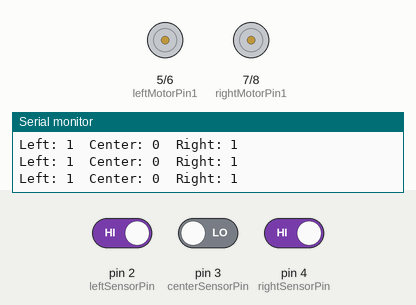
Bench run of a sketch on a simulated Arduino Uno, built with avr-gcc and run on an emulated ATmega328P. Shown: motor-driver pin pairs drawn as motors (green arrow = first pin HIGH = forward, orange = second pin HIGH = backward, longer = more drive), the last lines printed to the serial monitor. The inputs (shaded band) are chosen by the test bench; at power-on: pin 2 (leftSensorPin) HIGH, pin 3 (centerSensorPin) LOW, pin 4 (rightSensorPin) HIGH.

Above: at 1.2 s.
1.3 s: pin 2 (leftSensorPin) driven LOW
At 2.1 s:
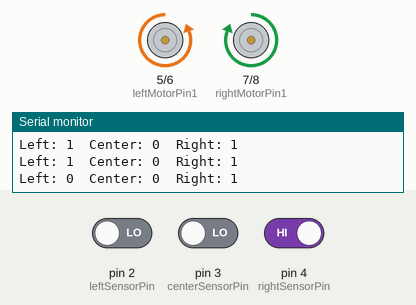
4.3 s: pin 3 (centerSensorPin) driven HIGH
At 5.5 s:
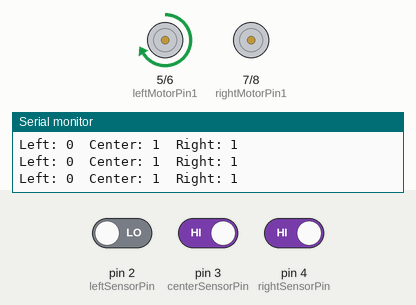
5.8 s: pin 4 (rightSensorPin) driven LOW
At 6.6 s:
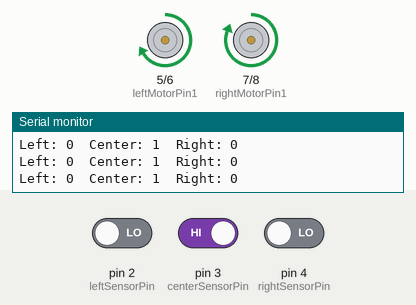
7.3 s: pin 4 (rightSensorPin) driven HIGH
At 8.8 s:
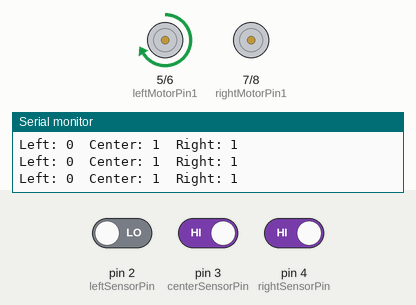
10.3 s: pin 2 (leftSensorPin) driven HIGH and pin 3 (centerSensorPin) driven LOW and pin 4 (rightSensorPin) driven LOW
At 10.9 s:
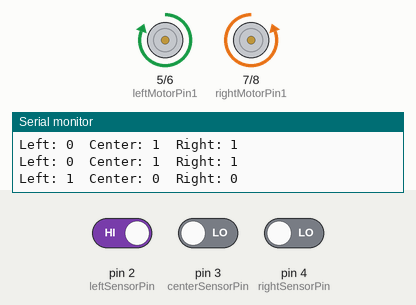
13.3 s: pin 2 (leftSensorPin) driven LOW
At 14.4 s:
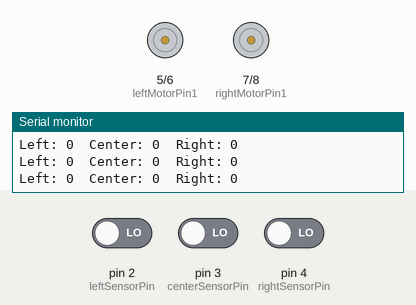
Timing chart, 0 to 16.3 s (numbered marks = the images above; inputs shaded):
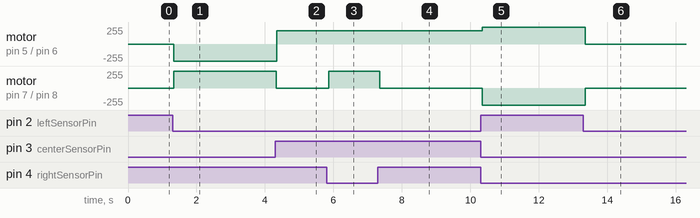

Measured:
- after the input at 1.3 s, motor on pin 5 (leftMotorPin1) / pin 6 (leftMotorPin2): stopped → backward 255/255 at once; motor on pin 7 (rightMotorPin1) / pin 8 (rightMotorPin2): stopped → forward 255/255 at once
- after the input at 4.3 s, motor on pin 5 (leftMotorPin1) / pin 6 (leftMotorPin2): backward 255/255 → forward 200/255 at once; motor on pin 7 (rightMotorPin1) / pin 8 (rightMotorPin2): forward 255/255 → stopped at once
- after the input at 5.8 s, motor on pin 7 (rightMotorPin1) / pin 8 (rightMotorPin2): stopped → forward 255/255 after 0.06 s
- after the input at 7.3 s, motor on pin 7 (rightMotorPin1) / pin 8 (rightMotorPin2): forward 255/255 → stopped after 0.06 s
- after the input at 10.3 s, motor on pin 5 (leftMotorPin1) / pin 6 (leftMotorPin2): forward 200/255 → forward 255/255 after 0.05 s; motor on pin 7 (rightMotorPin1) / pin 8 (rightMotorPin2): stopped → backward 255/255 after 0.05 s
- after the input at 13.3 s, motor on pin 5 (leftMotorPin1) / pin 6 (leftMotorPin2): forward 255/255 → stopped after 0.05 s; motor on pin 7 (rightMotorPin1) / pin 8 (rightMotorPin2): backward 255/255 → stopped after 0.05 s

The sketch:

3_ir_sensor_lfr.ino
```cpp
// Define IR sensor pins
const int leftSensorPin = 2;
const int centerSensorPin = 3;
const int rightSensorPin = 4;

// Define motor control pins
const int leftMotorPin1 = 5;
const int leftMotorPin2 = 6;
const int rightMotorPin1 = 7;
const int rightMotorPin2 = 8;

// Define speed variables for motor control
int leftMotorSpeed = 200; // adjust as needed
int rightMotorSpeed = 200; // adjust as needed

void setup() {
  // Initialize serial communication for debugging
  Serial.begin(9600);

  // Set motor control pins as outputs
  pinMode(leftMotorPin1, OUTPUT);
  pinMode(leftMotorPin2, OUTPUT);
  pinMode(rightMotorPin1, OUTPUT);
  pinMode(rightMotorPin2, OUTPUT);
}

void loop() {
  // Read sensor values
  int leftSensorValue = digitalRead(leftSensorPin);
  int centerSensorValue = digitalRead(centerSensorPin);
  int rightSensorValue = digitalRead(rightSensorPin);

  // Debugging: print sensor values
  Serial.print("Left: ");
  Serial.print(leftSensorValue);
  Serial.print("  Center: ");
  Serial.print(centerSensorValue);
  Serial.print("  Right: ");
  Serial.println(rightSensorValue);

  // Line following logic
  if (leftSensorValue == LOW && centerSensorValue == HIGH && rightSensorValue == LOW) {
    moveForward();
  } else if (leftSensorValue == HIGH && centerSensorValue == LOW && rightSensorValue == LOW) {
    // Turn right 90 degrees
    turn(1, 1000); // Right turn
  } else if (leftSensorValue == LOW && centerSensorValue == LOW && rightSensorValue == HIGH) {
    // Turn left 90 degrees
    turn(0, 1000); // Left turn
  } else if (centerSensorValue == HIGH) {
    // Adjust center alignment
    adjustCenter();
  } else {
    stopMotors();
  }
}

// Function to move the robot forward
void moveForward() {
  analogWrite(leftMotorPin1, leftMotorSpeed);
  digitalWrite(leftMotorPin2, LOW);
  analogWrite(rightMotorPin1, rightMotorSpeed);
  digitalWrite(rightMotorPin2, LOW);
}

// Function to turn left or right
void turn(int direction, int delayTime) {
  if (direction == 0) { // Left turn
    digitalWrite(leftMotorPin1, LOW);
    digitalWrite(leftMotorPin2, HIGH);
    digitalWrite(rightMotorPin1, HIGH);
    digitalWrite(rightMotorPin2, LOW);
  } else { // Right turn
    digitalWrite(leftMotorPin1, HIGH);
    digitalWrite(leftMotorPin2, LOW);
    digitalWrite(rightMotorPin1, LOW);
    digitalWrite(rightMotorPin2, HIGH);
  }
  delay(delayTime); // Adjust delay as needed for your robot to complete the turn
  stopMotors();
}

// Function to adjust center alignment
void adjustCenter() {
  analogWrite(leftMotorPin1, leftMotorSpeed);
  digitalWrite(leftMotorPin2, LOW);
  analogWrite(rightMotorPin1, rightMotorSpeed / 2); // Reduce right motor speed for center adjustment
  digitalWrite(rightMotorPin2, LOW);
}

// Function to stop the motors
void stopMotors() {
  digitalWrite(leftMotorPin1, LOW);
  digitalWrite(leftMotorPin2, LOW);
  digitalWrite(rightMotorPin1, LOW);
  digitalWrite(rightMotorPin2, LOW);
}
```
